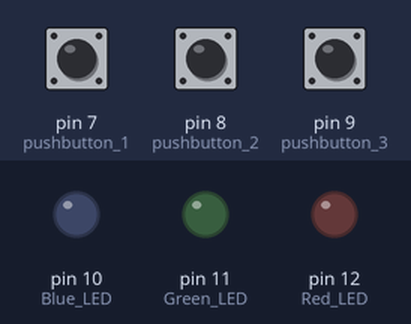
Bench run of a sketch on a simulated Arduino Uno, built with avr-gcc and run on an emulated ATmega328P. Shown: output pins drawn as LEDs (lit = HIGH). The test bench sets the inputs (shaded band); at power-on: pin 7 (pushbutton_1) LOW, pin 8 (pushbutton_2) LOW, pin 9 (pushbutton_3) LOW.

Above: at 1.2 s.
1.3 s: pin 7 (pushbutton_1) pulled HIGH for 0.15 s
At 1.37 s:
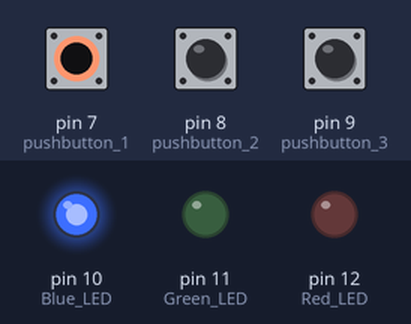
2.9 s: pin 8 (pushbutton_2) pulled HIGH for 0.15 s
At 2.97 s:
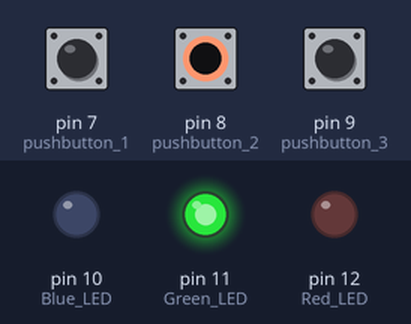
4.5 s: pin 9 (pushbutton_3) pulled HIGH for 0.15 s
At 4.57 s:
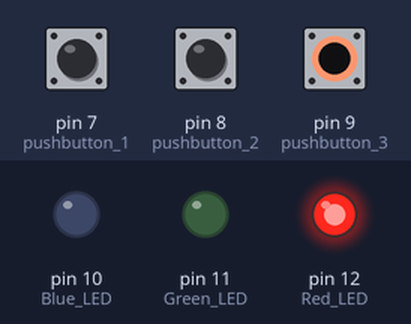
6.1 s: pin 9 (pushbutton_3) pulled HIGH for 3.2 s
At 10.5 s:
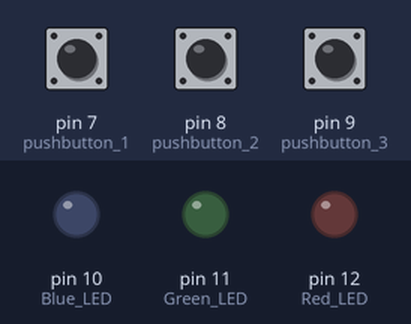
10.8 s: pin 7 (pushbutton_1) pulled HIGH for 3.2 s
At 11.9 s:
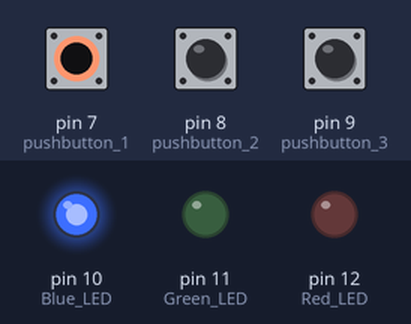
15.5 s: pin 7 (pushbutton_1) driven HIGH and pin 8 (pushbutton_2) driven HIGH
At 16.6 s:
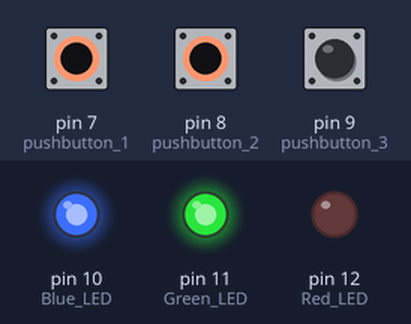
Timing chart, 0 to 18.0 s (numbered marks = the images above; inputs shaded):
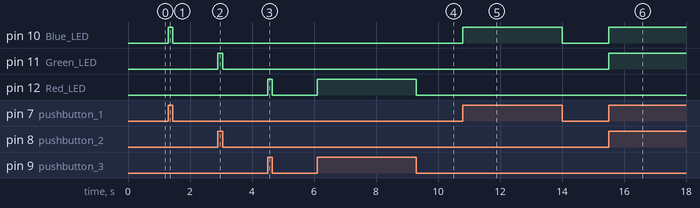

Measured:
- after the input at 1.3 s, pin 10 (Blue_LED): LOW → HIGH at once, → LOW 0.15 s later
- after the input at 2.9 s, pin 11 (Green_LED): LOW → HIGH at once, → LOW 0.15 s later
- after the input at 4.5 s, pin 12 (Red_LED): LOW → HIGH at once, → LOW 0.15 s later
- after the input at 6.1 s, pin 12 (Red_LED): LOW → HIGH at once, → LOW 3.2 s later
- after the input at 10.8 s, pin 10 (Blue_LED): LOW → HIGH at once, → LOW 3.2 s later
- after the input at 15.5 s, pin 10 (Blue_LED), pin 11 (Green_LED): LOW → HIGH at once

The sketch:

Push_button_with_many_LED.ino
```cpp
int pushbutton_1 = 7;
int pushbutton_2 = 8;
int pushbutton_3 = 9;

int buttonstate_1 = 0;
int buttonstate_2 = 0;
int buttonstate_3 = 0;

int Blue_LED = 10;
int Green_LED = 11;
int Red_LED = 12;


void setup()
{
  pinMode(pushbutton_1, INPUT);
  pinMode(pushbutton_2, INPUT);
  pinMode(pushbutton_3, INPUT);

  pinMode(Red_LED, OUTPUT);
  pinMode(Green_LED, OUTPUT);
  pinMode(Blue_LED, OUTPUT);

}

void loop()
{
buttonstate_1 = digitalRead(pushbutton_1);
buttonstate_2 = digitalRead(pushbutton_2);
buttonstate_3 = digitalRead(pushbutton_3);

if (buttonstate_1 == HIGH)
{
	digitalWrite(Blue_LED,HIGH);
}
  else{
	digitalWrite(Blue_LED,LOW);
  }

if (buttonstate_2 == HIGH)
{
	digitalWrite(Green_LED,HIGH);
}
  else{
	digitalWrite(Green_LED,LOW);
  }

if (buttonstate_3 == HIGH)
{
	digitalWrite(Red_LED,HIGH);
}
  else{
	digitalWrite(Red_LED,LOW);
  }

}
```
